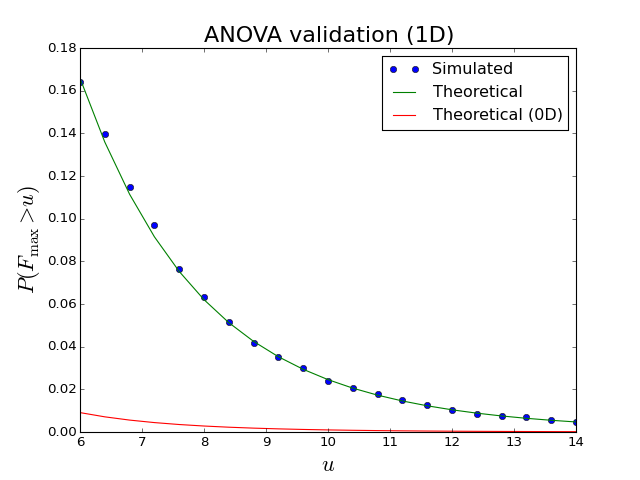

Recreate this plot in Python.

import numpy as np
from matplotlib import pyplot
import rft1d

eps           = np.finfo(float).eps

def here_anova1(Y, X, X0, Xi, X0i, df):
	Y         = np.matrix(Y)
	### estimate parameters:
	b         = Xi*Y
	eij       = Y - X*b
	R         = eij.T*eij
	### reduced design:
	b0        = X0i*Y
	eij0      = Y - X0*b0
	R0        = eij0.T*eij0
	### compute F statistic:
	F         = ((np.diag(R0)-np.diag(R))/df[0]) / (np.diag(R+eps)/df[1])
	return F

def here_design_matrices(nResponses, nGroups):
	nTotal    = sum(nResponses)
	X         = np.zeros((nTotal,nGroups))
	i0        = 0
	for i,n in enumerate(nResponses):
		X[i0:i0+n,i] = 1
		i0   += n
	X         = np.matrix(X)
	X0        = np.matrix(np.ones(nTotal)).T  #reduced design matrix
	Xi,X0i    = np.linalg.pinv(X), np.linalg.pinv(X0) #pseudo-inverses
	return X,X0,Xi,X0i



#(0) Set parameters:
np.random.seed(123456789)
nResponses  = 6,8,9   #number of responses in each group
nNodes      = 101
FWHM        = 12.0
nIterations = 5000
### derived parameters:
nGroups     = len(nResponses)
nTotal      = sum(nResponses)
df          = nGroups-1, nTotal-nGroups
X,X0,Xi,X0i = here_design_matrices(nResponses, nGroups)


#(1) Generate Gaussian 1D fields, compute test stat, store field maximum:
F           = []
generator   = rft1d.random.Generator1D(nTotal, nNodes, FWHM)
for i in range(nIterations):
	y       = generator.generate_sample()
	f       = here_anova1(y, X, X0, Xi, X0i, df)
	F.append( f.max() )
F           = np.asarray(F)


#(2) Survival functions:
heights     = np.linspace(6, 14, 21)
sf          = np.array(  [ (F>h).mean()  for h in heights]  )
sfE         = rft1d.f.sf(heights, df, nNodes, FWHM)  #theoretical
sf0D        = rft1d.f.sf0d(heights, df) #theoretical (0D)


#(3) Plot results:
pyplot.close('all')
ax        = pyplot.axes()
ax.plot(heights, sf, 'o', label='Simulated')
ax.plot(heights, sfE, '-', label='Theoretical')
ax.plot(heights, sf0D, 'r-', label='Theoretical (0D)')
ax.set_xlabel('$u$', size=20)
ax.set_ylabel('$P (F_\mathrm{max} > u)$', size=20)
ax.legend()
ax.set_title('ANOVA validation (1D)', size=20)
# pyplot.show()
